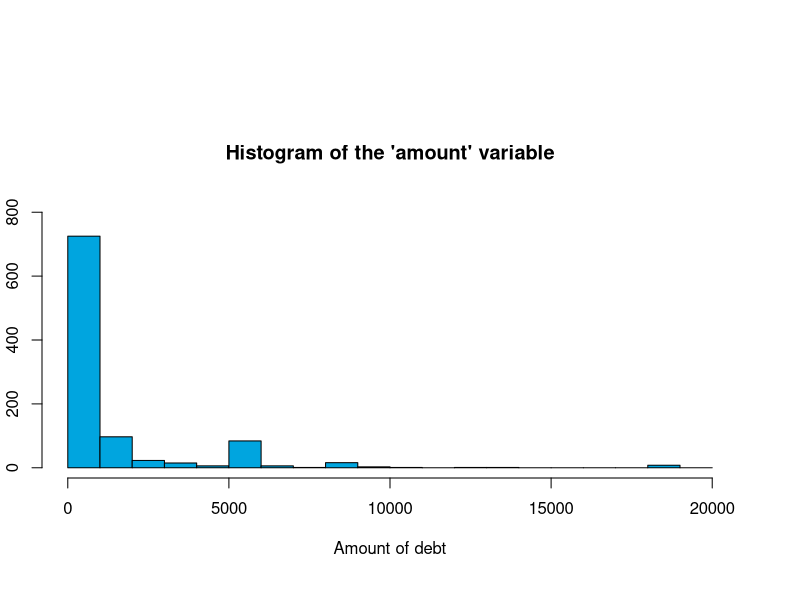
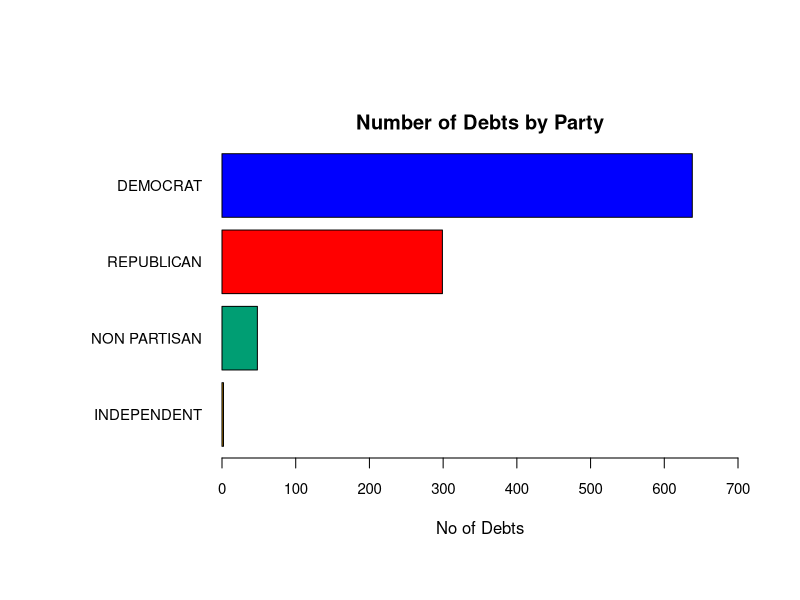
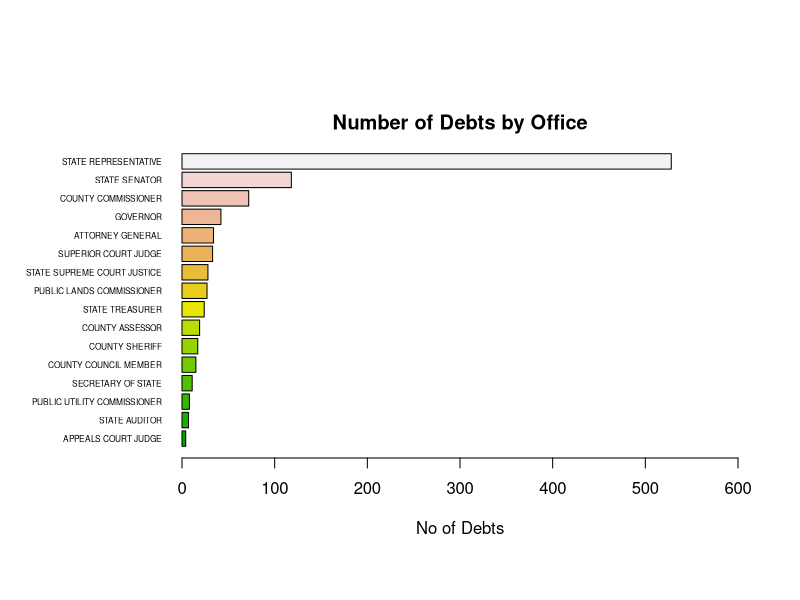
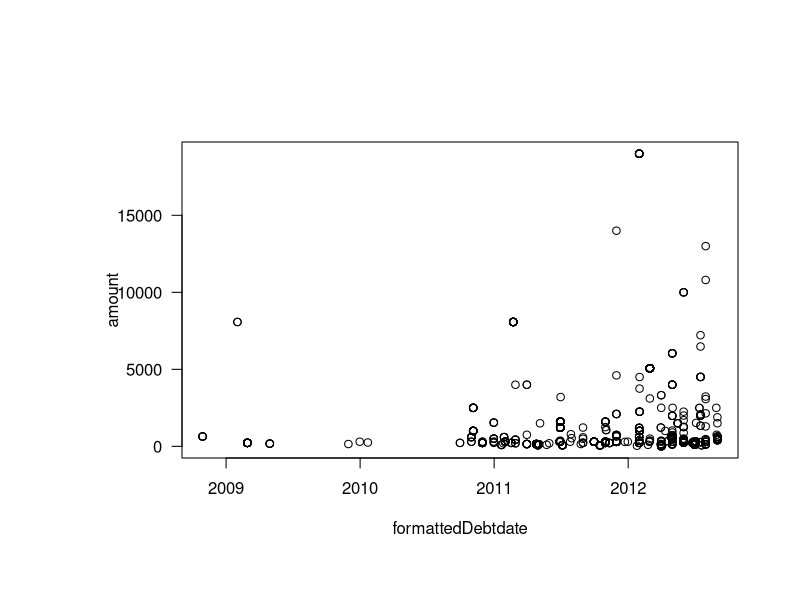
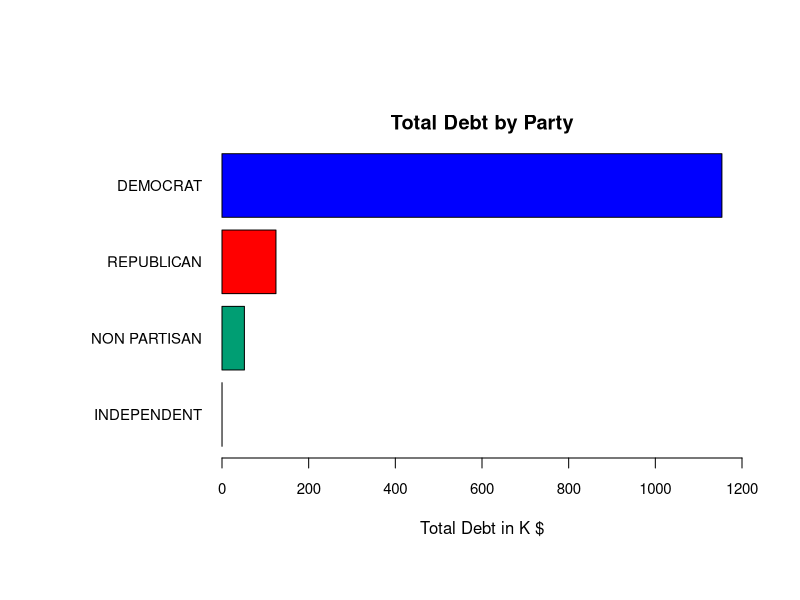
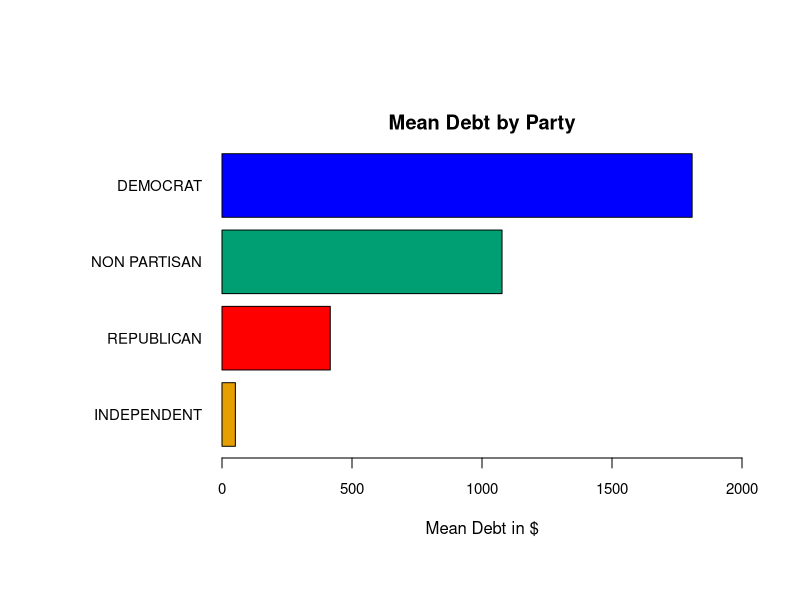
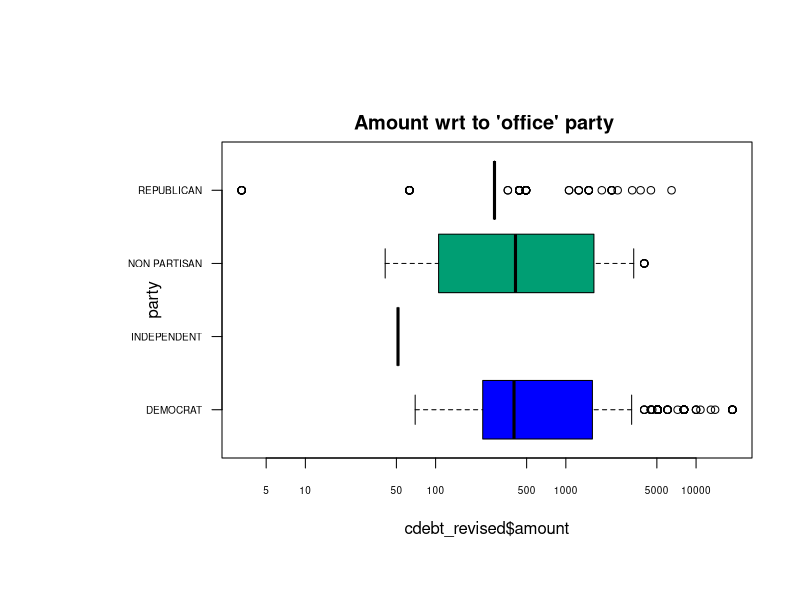
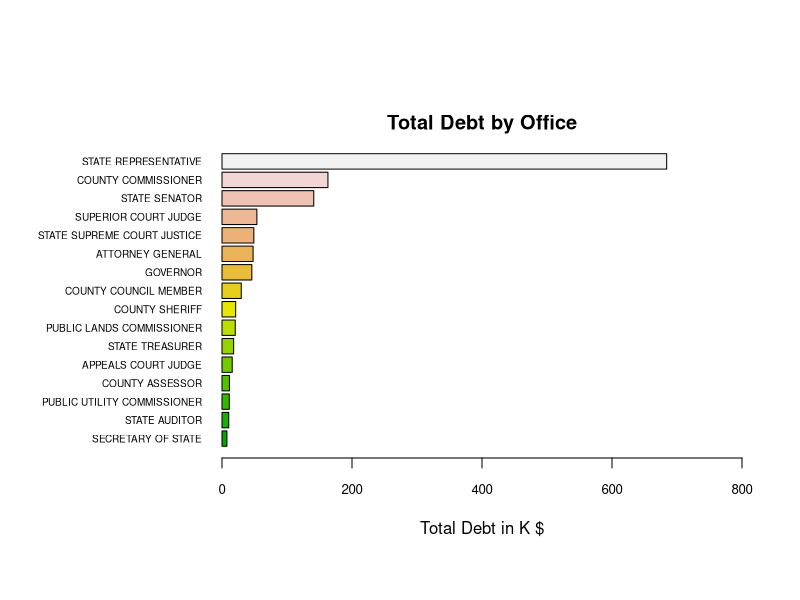

Source code (R) for these figures, in order:
## ---- chunk 1
knitr::opts_chunk$set(echo = TRUE)
## ---- chunk 2
library(car)
library(ggplot2)
par(oma= c(2,1,5,2) + 0.1) #Sets outside margins : b, l, t, r 
par(mar = c(4,1,5,1)) #Sets plot margins
cdebt_original = data.frame(read.csv("CandidateDebt.csv"))
str(cdebt_original)
## ---- chunk 3
length(cdebt_original$reportnumber) - length(unique(cdebt_original$reportnumber))

comb_fmlnames <- length(sort(unique(paste(cdebt_original$lastname, 
                                          cdebt_original$firstname, 
                                          cdebt_original$middleinitial))))
#shared lastname: FARRELL, JOHNSON, LADENBURG, MORRIS, THOMAS
length(unique(cdebt_original$filername)) - comb_fmlnames 

length(unique(cdebt_original$reportnumber)) / length(unique(cdebt_original$filerid))

length(unique(cdebt_original$filerid)) - length(unique(cdebt_original$filername))
## ---- chunk 4
colNames <- c("origin", "filerid", "filertype", "filername", "firstname", "middleinitial",
              "lastname", "office", "office2", "legislativedistrict", "position", "party",
              "jurisdiction", "jurisdictioncounty", "jurisdictiontype", "electionyear", 
              "amount", "recordtype", "fromdate", "thrudate", "debtdate", "code",
              "description", "vendorname", "vendoraddress", "vendorcity", "vendorstate")
cdebt_revised_interim <- read.csv("CandidateDebt.csv", col.names = colNames, stringsAsFactors = T,
                         na.strings = c(NA,"NA","#N/A" ,"", " "))
str(cdebt_revised_interim)
## ---- chunk 5
cdebt_revised = subset(cdebt_revised_interim,  !is.na(amount))
#cdebt_revised = subset(cdebt_revised_interim,  !is.na(amount) & jurisdiction != "LEG DISTRICT 01 - SENATE")
#str(cdebt_revised)
length(cdebt_original$amount) - length(cdebt_revised$amount)
## ---- chunk 6
paste(c(round(1 - length(na.omit(cdebt_revised$legislativedistrict)) / length(cdebt_revised$legislativedistrict), 3), "(legislativedistrict)"), collapse = " ")
paste(c(round(1 - length(na.omit(cdebt_revised$position)) / length(cdebt_revised$position), 3), "(position)"), collapse = " ")
paste(c(round(1 - length(na.omit(cdebt_revised$jurisdictioncounty)) / length(cdebt_revised$jurisdictioncounty), 3), "(jurisdictioncounty)"), collapse = " ")
paste(c(round(1 - length(na.omit(cdebt_revised$code)) / length(cdebt_revised$code), 3), "(code)"), collapse = " ")
paste(c(round(1 - length(na.omit(cdebt_revised$description)) / length(cdebt_revised$description), 3), "(description)"), collapse = " ")
paste(c(round(1 - length(na.omit(cdebt_revised$vendoraddress)) / length(cdebt_revised$vendoraddress), 3), "(vendoraddress)"), collapse = " ")
paste(c(round(1 - length(na.omit(cdebt_revised$vendorcity)) / length(cdebt_revised$vendorcity), 3), "(vendorcity)"), collapse = " ")
paste(c(round(1 - length(na.omit(cdebt_revised$vendorstate)) / length(cdebt_revised$vendorstate), 3), "(vendorstate)"), collapse = " ")
## ---- chunk 7
#summary(cdebt_revised$debtdate)
formattedFromdate <- as.Date(as.character(cdebt_revised$fromdate), format = "%m/%d/%y")
formattedThrudate <- as.Date(as.character(cdebt_revised$thrudate), format = "%m/%d/%y")
formattedDebtdate <- as.Date(as.character(cdebt_revised$debtdate), format = "%m/%d/%y")
summary(formattedDebtdate)
## ---- chunk 8
hic <- sum(cdebt_revised$vendorname == "HICKEY GAYLE")
hicrep <- sum((cdebt_revised$vendorname == "HICKEY GAYLE") & 
              (cdebt_revised$party == "REPUBLICAN"))
hic - hicrep

sum(cdebt_revised$vendorname == "JEFFREYS TERRI M")
sub_tjven <- subset(cdebt_revised, vendorname ==  "JEFFREYS TERRI M",
                    c(filername, party, vendorname))
sub_tjven
sub_tjdfc <- subset(cdebt_revised, ((filername == "JEFFREYS TERRI M") |
                                    (filername == "FROCKT DAVID S")),
                    c(filername, party, vendorname))
sub_tjdfc[order(sub_tjdfc$filername),]

sub_tjoff <- subset(cdebt_revised, (filername == "JEFFREYS TERRI M"),
                    c(filername, office, office2))
sub_tjoff
## ---- chunk 9
summary(cdebt_revised$origin)
summary(cdebt_revised$filertype)
summary(cdebt_revised$recordtype)
summary(cdebt_revised$electionyear)
## ---- chunk 10
amount = cdebt_revised$amount
summary(amount)
hist(cdebt_revised$amount, breaks = seq(0, 20000, by = 1000), main = "Histogram of the 'amount' variable",  border="black", col="#00A5DF", xlab = "Amount of debt" ,ylab="Number of debts", ylim = c(0, 800))
## ---- chunk 11
party <- table(cdebt_revised$party)
round(summary(cdebt_revised$party) / length(cdebt_revised$party), 3)
par(las=1, mar=c(5,10,2,1)) #Sets outside margins : b, l, t, r 
colorPalette <- c("#E69F00", "#009E73", "#FF0000", "#0000FF") # I , N , R , D
barplot(party[order(party)], horiz = TRUE , las = 1, main ="Number of Debts by Party" , xlab="No of Debts" ,cex.axis = .9 ,cex.names= 0.9 , col = colorPalette , xlim = c(0, 700))
## ---- chunk 12
round(summary(cdebt_revised$office) / length(cdebt_revised$office), 3)
office <- table(cdebt_revised$office)
par(las=1, mar=c(5,8,2, 1)) #Sets plot margins : b, l, t, r 
barplot(office[order(office)], horiz = TRUE , las = 1, main ="Number of Debts by Office", xlab="No of Debts" ,cex.names=0.5 , col = terrain.colors(16),xlim = c(0, 600)) 
## ---- chunk 13
count_Seattle = subset(cdebt_revised, vendorcity == "SEATTLE")
count_cities = subset(cdebt_revised, !is.na(vendorcity))
round(length(count_Seattle$vendorcity) / length(count_cities$vendorcity),3)
#vendorcity <- table(cdebt_revised$vendorcity)
#par(las=1, mar=c(2.5,8,2, 0.8)) #Sets plot margins : b, l, t, r 
#barplot(vendorcity[order(vendorcity)], horiz = TRUE , las = 1, main ="Number of debts by vendorcity", xlab="Number of debts" ,cex.names=0.5 , col = heat.colors(29) , xlim = c(0, 500)) 
## ---- chunk 14
count_shirts = subset(cdebt_revised, description == "RE-ORDER TEE SHIRTS")
count_descriptions = subset(cdebt_revised, !is.na(description))
round(length(count_shirts$description) / length(count_descriptions$description),3)
#description <- table(cdebt_revised$description)
#summary(description)
#par(las=1, mar=c(2.5,8,2, 0.7)) #Sets plot margins : b, l, t, r 
#barplot(description[order(description)], horiz = TRUE , las = 1, main ="Number of debts by description", xlab="Number of debts" ,cex.names=0.3 , col = terrain.colors(16) , xlim = c(0, 300) , width = 10) 
## ---- chunk 15
(length(cdebt_revised$reportnumber) - length(unique(cdebt_revised$reportnumber)))
## ---- chunk 16
plot(formattedDebtdate, amount)
#abline(lm(amount ~ newDebtdate))
## ---- chunk 17
amount_sum_party = tapply(cdebt_revised$amount, cdebt_revised$party, FUN=sum )
(amount_sumK_party = amount_sum_party/1000)
## ---- chunk 18
par(las=1, mar=c(5,10,2,0.8))

colorTAPalette <- c( "#E69F00", "#009E73","#FF0000","#0000FF")
# N , I , D , R

barplot(amount_sumK_party[order(amount_sumK_party)], horiz = TRUE , las = 1, main ="Total Debt by Party" , xlab="Total Debt in K $" ,cex.axis = .9 ,cex.names= 0.9 , col = colorTAPalette , xlim = c(0, 1200))

## ---- chunk 19

#Sets outside margins : b, l, t, r 
par(las=1, mar=c(5,10,2,0.8))

colorMAPalette <- c( "#E69F00", "#FF0000","#009E73","#0000FF")
# I , N , R , D

(amount_means_party = by(cdebt_revised$amount, cdebt_revised$party,  mean))

barplot(amount_means_party[order(amount_means_party)], horiz = TRUE , las = 1, main ="Mean Debt by Party" , xlab="Mean Debt in $" ,cex.axis = .9 ,cex.names= 0.9 , col = colorMAPalette, xlim = c(0, 2000)) 

## ---- chunk 20

#Sets outside margins : b, l, t, r 
par(las=1, mar=c(5,10,2,0.3))

colorBAPalette <- c("#0000FF", "#E69F00", "#009E73", "#FF0000" )
# D , R , N , I <==> D , N , I , R

# Amount vs Party
boxplot(cdebt_revised$amount ~ party,  horizontal = TRUE ,data = cdebt_revised, cex.axis = .6, log='x',
main = "Amount wrt to 'office' party ", col = colorBAPalette)


#amount_office_party_filer <- aggregate(x = cdebt_revised$amount, by = cdebt_revised[c("office", "party","filername")], FUN = mean, na.rm=TRUE)
#amount_office_party_filer

# (candidate_party_office_amount) vs party
#boxplot(x ~ party, data = amount_office_party_filer, cex.axis = .6, log='x', horizontal = TRUE ,
#main = "Total Candidate Debt Amount grouped by office&party \n vs Party" , las=2 , col = colorBAPalette)

#ggplot(cdebt_revised, aes(x=cdebt_revised$party, y=cdebt_revised$was_office)) + geom_boxplot(outlier.colour="red")

## ---- chunk 21
amount_sum_office = tapply(cdebt_revised$amount, cdebt_revised$office, FUN=sum )
(amount_sumK_office = amount_sum_office/1000)

#Sets outside margins : b, l, t, r 
par(las=1, mar=c(5,10,2,0.8))

barplot(amount_sumK_office[order(amount_sumK_office)], horiz = TRUE , las = 1, main ="Total Debt by Office" , xlab="Total Debt in K $" ,cex.axis = .8 ,cex.names= 0.6 , col = terrain.colors(16) , xlim = c(0, 800))
## ---- chunk 22

#Sets outside margins : b, l, t, r 
par(las=1, mar=c(5,10,6,0.8))

(amount_means_office = by(cdebt_revised$amount, cdebt_revised$office,  mean, na.rm = TRUE))

barplot(amount_means_office[order(amount_means_office)], horiz = TRUE , las = 1, main ="Mean Debt by Office" , xlab="Mean Debt in $" ,cex.axis = .9 ,cex.names= 0.5 , col = terrain.colors(16), xlim = c(0, 4000)) 

## ---- chunk 23

#Sets outside margins : b, l, t, r 
par(las=1, mar=c(3,10,2,0.3))

# Amount vs Office
boxplot(cdebt_revised$amount ~ office, data = cdebt_revised, cex.axis = .6, log='x', horizontal = TRUE ,
main = "Amount wrt to 'office' Variable" , las=2 , col = "#DDA266")

# (candidate_party_office_amount) vs office
#boxplot(x ~ office, data = amount_office_party_filer, cex.axis = .6, log='x', horizontal = TRUE ,
#main = "Total Candidate Debt Amount grouped by office&party vs Office" , las=2 , col = "#009E73")

# Divya to jason/steve : understand the aggregations but cant understand the boxplot comparisions
# Please write up ur observations, I might understand once i read thru

#ggplot(cdebt_revised, aes(x=cdebt_revised$amount, y=cdebt_revised$was_office)) + geom_boxplot(outlier.colour="red")

## ---- chunk 24
summary(cdebt_revised$amount)
## ---- chunk 25

#Sets outside margins : b, l, t, r 
par(las=1, mar=c(3,10,2,0.3))

boxplot(cdebt_revised$amount ~ description, data = cdebt_revised, cex.axis = .6, log='x', horizontal = TRUE ,
main = " Debt distirbution wrt to Description" , las=2 , col = "#009E73")

#ggplot(cdebt_revised, aes(x=cdebt_revised$amount, y=cdebt_revised$was_office)) + geom_boxplot(outlier.colour="red")

## ---- chunk 26

#Sets outside margins : b, l, t, r 
par(las=1, mar=c(3,10,2,0.3))

amount_office_party <- aggregate(x = cdebt_revised$amount, by = cdebt_revised[c("office", "party")], FUN = mean, na.rm=TRUE)
amount_office_party

ggplot(data=amount_office_party, aes(x=party, y=x, fill=office)) +
    geom_bar(stat="identity", position=position_dodge())

# Divya to jason/steve This is filer aggregations , Dont get this one as well
#ggplot(data=amount_office_party_filer, aes(x=party, y=x, fill=office)) +
#    geom_bar(stat="identity", position=position_dodge())


